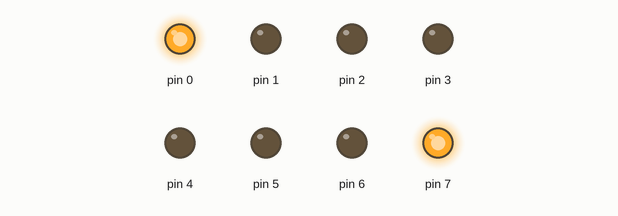
Recording of a sketch running on a simulated Arduino Uno, built with avr-gcc and run on an emulated ATmega328P. Parts: output pins drawn as LEDs (lit = HIGH).

Above: at 0.05 s.
At 0.35 s:
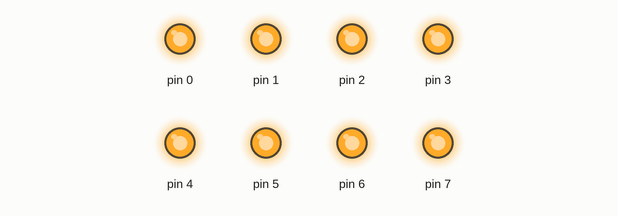
At 0.75 s:
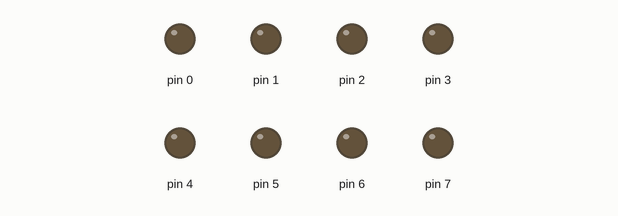
At 1.35 s:
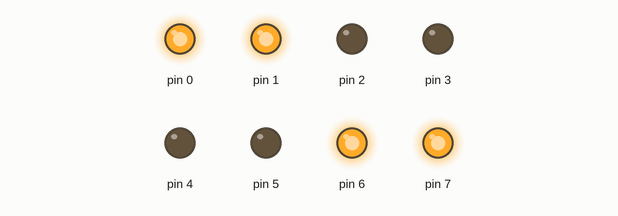
At 2.85 s:
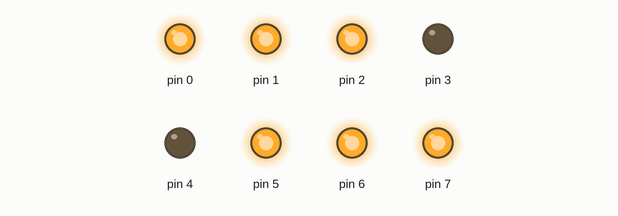
Timing chart, 0 to 3.1 s (numbered marks = the images above):
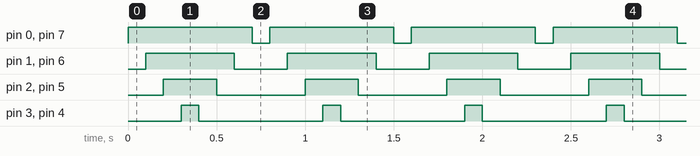

Measured:
- by itself, pin 0, pin 7: alternates HIGH for 0.70 s and LOW for 0.10 s
- by itself, pin 1, pin 6: alternates HIGH for 0.50 s and LOW for 0.30 s
- by itself, pin 2, pin 5: alternates HIGH for 0.30 s and LOW for 0.50 s
- by itself, pin 3, pin 4: alternates HIGH for 0.10 s and LOW for 0.70 s

The sketch:

Leds.ino
```cpp
void setup() {
 pinMode(0,OUTPUT);
 pinMode(1,OUTPUT);
 pinMode(2,OUTPUT);
 pinMode(3,OUTPUT);
 pinMode(4,OUTPUT);
 pinMode(5,OUTPUT);
 pinMode(6,OUTPUT);
 pinMode(7,OUTPUT);
}

void loop() {
 digitalWrite(0,1);
 digitalWrite(7,1);
 delay(100);
 digitalWrite(6,1);
 digitalWrite(1,1);
 delay(100);
 digitalWrite(5,1);
 digitalWrite(2,1);
 delay(100);
 digitalWrite(4,1);
 digitalWrite(3,1);
 delay(100);
 digitalWrite(4,0);
 digitalWrite(3,0);
 delay(100);
 digitalWrite(2,0);
 digitalWrite(5,0);
 delay(100);
 digitalWrite(1,0);
 digitalWrite(6,0);
 delay(100);
 digitalWrite(7,0);
 digitalWrite(0,0);
 delay(100);
}
```
